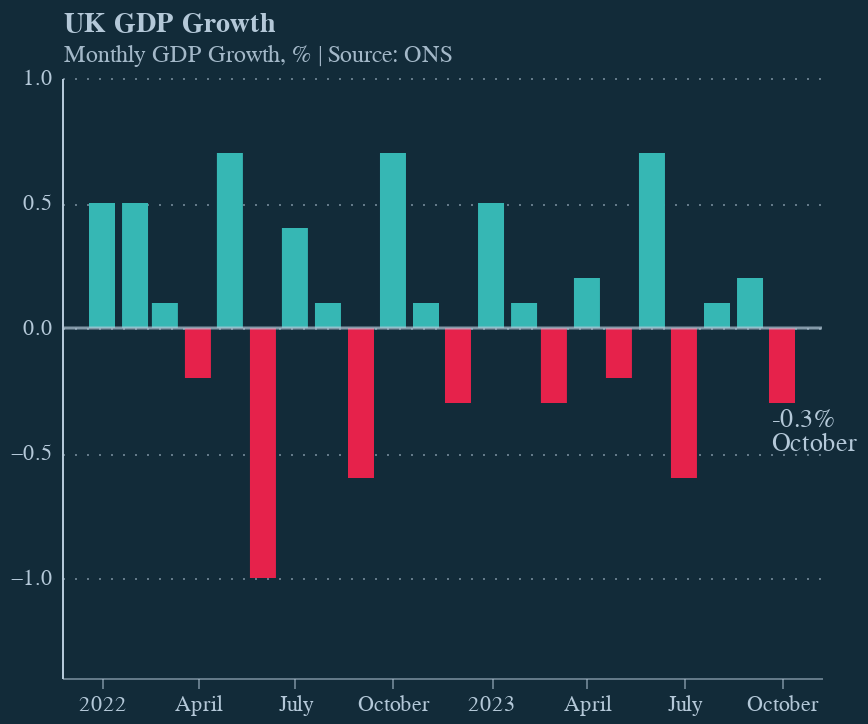

Here is the notebook cell this chart was saved with:
### Code cell
# Create bar chart of recent monthly GDP growth

start_date = '2022-01-01'

title = alt.Title(
    text='UK GDP Growth',
    subtitle='Monthly GDP Growth, % | Source: ONS',
    color=detail,
    subtitleColor=subtitle_colour,
    dx=27,
    fontSize=14,
    subtitleFontSize=12,
    offset=0
)

chart = alt.Chart(df_ecyx[df_ecyx['date'] >= start_date], title=title).mark_bar(width=13).encode(
    x=alt.X(
        'date:T',
        axis=alt.Axis(
            labelColor=detail,
            labelFontSize=11,
            tickColor=detail,
            domainColor=detail,
            domainOpacity=0.5,
            grid=False,
            labelAngle=0,
            tickCount=10,
            tickOpacity=0.5,
            title=None
        ),
        scale=alt.Scale(padding=20)
    ),
    y=alt.Y(
        'value:Q',
        axis=alt.Axis(
            labelColor=detail,
            labelFontSize=11,
            tickColor=detail,
            domainColor=detail,
            gridColor=detail,
            gridDash=[1, 5],
            gridOpacity=0.5,
            labelPadding=5,
            tickCount=7,
            tickOpacity=0.5,
            ticks=False,
            title=None

        ),
        scale=alt.Scale(zero=False, padding=35)
    ),
    # conditionally set colour of bar positive or negative value
    color=alt.condition(
        alt.datum.value > 0,
        alt.value(bar_positive),
        alt.value(bar_neagtive)
    )
).properties(
    width = 380,
    height = 300
)


########

# add a line at y=0
chart += alt.Chart(pd.DataFrame({'y': [0]})).mark_rule(color=detail, size=1.5, opacity=0.7).encode(y='y')

chart = chart.configure(
    font='Circular Std',
    background=background
).configure_title(
    anchor='start'
).configure_view(
    stroke=None
)


######

# Add a point on at the last data point
# First filter the data to get the last data point
# Then add a point on the chart
last_point = df_ecyx[df_ecyx['date'] == df_ecyx['date'].max()].copy()

# text_value = alt.Chart(last_point).mark_point(color=bar_positive, size=60, opacity=0.9, filled=True).encode(
#     x=alt.X('date:T'),
#     y=alt.Y('value:Q')
# )

# Now let's add text to the point
# add a column to `last_point` dataframe with the text we want to display
last_point['text'] = last_point['value'].apply(lambda x: f'{x:.1f}%')

text_value = alt.Chart(last_point).mark_text(
    align='left',
    baseline='middle',
    dx=-5,
    dy=8,
    color=detail,
    fontSize=13,
).encode(
    x=alt.X('date:T'),
    y=alt.Y('value:Q'),
    text='text'
)

text_month = text_value.mark_text(
    align='left',
    baseline='middle',
    dx=-5,
    dy=20,
    color=detail,
    fontSize=13,
).encode(
    text='month'
)


chart_with_text = chart + text_month + text_value

chart_with_text.display()

### Figure 1 — Vega-Lite specification as saved in the notebook (floating-point values rounded to 4 significant figures)
{"config": {"view": {"continuousWidth": 300, "continuousHeight": 300, "stroke": null}, "background": "#122b39", "font": "Circular Std", "title": {"anchor": "start"}}, "layer": [{"data": {"name": "data-a27e518c829230e06c41de0ca7451307"}, "mark": {"type": "bar", "width": 13}, "encoding": {"color": {"condition": {"test": "(datum.value > 0)", "value": "#36b7b4"}, "value": "#e6224b"}, "x": {"axis": {"domainColor": "#b4c8d8", "domainOpacity": 0.5, "grid": false, "labelAngle": 0, "labelColor": "#b4c8d8", "labelFontSize": 11, "tickColor": "#b4c8d8", "tickCount": 10, "tickOpacity": 0.5, "title": null}, "field": "date", "scale": {"padding": 20}, "type": "temporal"}, "y": {"axis": {"domainColor": "#b4c8d8", "gridColor": "#b4c8d8", "gridDash": [1, 5], "gridOpacity": 0.5, "labelColor": "#b4c8d8", "labelFontSize": 11, "labelPadding": 5, "tickColor": "#b4c8d8", "tickCount": 7, "tickOpacity": 0.5, "ticks": false, "title": null}, "field": "value", "scale": {"padding": 35, "zero": false}, "type": "quantitative"}}, "title": {"text": "UK GDP Growth", "color": "#b4c8d8", "dx": 27, "fontSize": 14, "offset": 0, "subtitle": "Monthly GDP Growth, % | Source: ONS", "subtitleColor": "#b4c8d8E6", "subtitleFontSize": 12}}, {"data": {"name": "data-06fd9f850666401b4599de5588b60692"}, "mark": {"type": "rule", "color": "#b4c8d8", "opacity": 0.7, "size": 1.5}, "encoding": {"y": {"field": "y", "type": "quantitative"}}}, {"data": {"name": "data-006fce4b7a4c3739afd1a76ad97d1f8f"}, "mark": {"type": "text", "align": "left", "baseline": "middle", "color": "#b4c8d8", "dx": -5, "dy": 20, "fontSize": 13}, "encoding": {"text": {"field": "month", "type": "nominal"}, "x": {"field": "date", "type": "temporal"}, "y": {"field": "value", "type": "quantitative"}}}, {"data": {"name": "data-006fce4b7a4c3739afd1a76ad97d1f8f"}, "mark": {"type": "text", "align": "left", "baseline": "middle", "color": "#b4c8d8", "dx": -5, "dy": 8, "fontSize": 13}, "encoding": {"text": {"field": "text", "type": "nominal"}, "x": {"field": "date", "type": "temporal"}, "y": {"field": "value", "type": "quantitative"}}}], "height": 300, "width": 380, "$schema": "https://vega.github.io/schema/vega-lite/v5.16.3.json", "datasets": {"data-a27e518c829230e06c41de0ca7451307": [{"date": "2022-01-01T00:00:00", "month": "January", "value": 0.5, "year": "2022"}, {"date": "2022-02-01T00:00:00", "month": "February", "value": 0.5, "year": "2022"}, {"date": "2022-03-01T00:00:00", "month": "March", "value": 0.1, "year": "2022"}, {"date": "2022-04-01T00:00:00", "month": "April", "value": -0.2, "year": "2022"}, {"date": "2022-05-01T00:00:00", "month": "May", "value": 0.7, "year": "2022"}, {"date": "2022-06-01T00:00:00", "month": "June", "value": -1.0, "year": "2022"}, {"date": "2022-07-01T00:00:00", "month": "July", "value": 0.4, "year": "2022"}, {"date": "2022-08-01T00:00:00", "month": "August", "value": 0.1, "year": "2022"}, {"date": "2022-09-01T00:00:00", "month": "September", "value": -0.6, "year": "2022"}, {"date": "2022-10-01T00:00:00", "month": "October", "value": 0.7, "year": "2022"}, {"date": "2022-11-01T00:00:00", "month": "November", "value": 0.1, "year": "2022"}, {"date": "2022-12-01T00:00:00", "month": "December", "value": -0.3, "year": "2022"}, {"date": "2023-01-01T00:00:00", "month": "January", "value": 0.5, "year": "2023"}, {"date": "2023-02-01T00:00:00", "month": "February", "value": 0.1, "year": "2023"}, {"date": "2023-03-01T00:00:00", "month": "March", "value": -0.3, "year": "2023"}, {"date": "2023-04-01T00:00:00", "month": "April", "value": 0.2, "year": "2023"}, {"date": "2023-05-01T00:00:00", "month": "May", "value": -0.2, "year": "2023"}, {"date": "2023-06-01T00:00:00", "month": "June", "value": 0.7, "year": "2023"}, {"date": "2023-07-01T00:00:00", "month": "July", "value": -0.6, "year": "2023"}, {"date": "2023-08-01T00:00:00", "month": "August", "value": 0.1, "year": "2023"}, {"date": "2023-09-01T00:00:00", "month": "September", "value": 0.2, "year": "2023"}, {"date": "2023-10-01T00:00:00", "month": "October", "value": -0.3, "year": "2023"}], "data-06fd9f850666401b4599de5588b60692": [{"y": 0}], "data-006fce4b7a4c3739afd1a76ad97d1f8f": [{"date": "2023-10-01T00:00:00", "month": "October", "value": -0.3, "year": "2023", "text": "-0.3%"}]}}
